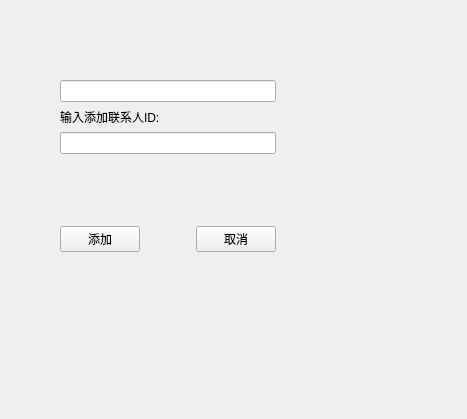
<?xml version="1.0" encoding="UTF-8"?>
<ui version="4.0">
 <class>textContact</class>
 <widget class="QWidget" name="textContact">
  <property name="geometry">
   <rect>
    <x>0</x>
    <y>0</y>
    <width>467</width>
    <height>419</height>
   </rect>
  </property>
  <property name="windowTitle">
   <string>Form</string>
  </property>
  <widget class="QWidget" name="">
   <property name="geometry">
    <rect>
     <x>60</x>
     <y>80</y>
     <width>216</width>
     <height>172</height>
    </rect>
   </property>
   <layout class="QVBoxLayout" name="verticalLayout">
    <item>
     <widget class="QLineEdit" name="UserID">
      <property name="echoMode">
       <enum>QLineEdit::Password</enum>
      </property>
     </widget>
    </item>
    <item>
     <widget class="QLabel" name="label">
      <property name="text">
       <string>输入添加联系人ID:</string>
      </property>
     </widget>
    </item>
    <item>
     <widget class="QLineEdit" name="TextID"/>
    </item>
    <item>
     <spacer name="verticalSpacer">
      <property name="orientation">
       <enum>Qt::Vertical</enum>
      </property>
      <property name="sizeHint" stdset="0">
       <size>
        <width>20</width>
        <height>40</height>
       </size>
      </property>
     </spacer>
    </item>
    <item>
     <layout class="QHBoxLayout" name="horizontalLayout">
      <item>
       <widget class="QPushButton" name="add">
        <property name="text">
         <string>添加</string>
        </property>
       </widget>
      </item>
      <item>
       <spacer name="horizontalSpacer">
        <property name="orientation">
         <enum>Qt::Horizontal</enum>
        </property>
        <property name="sizeHint" stdset="0">
         <size>
          <width>40</width>
          <height>20</height>
         </size>
        </property>
       </spacer>
      </item>
      <item>
       <widget class="QPushButton" name="quit">
        <property name="text">
         <string>取消</string>
        </property>
       </widget>
      </item>
     </layout>
    </item>
   </layout>
  </widget>
 </widget>
 <resources/>
 <connections/>
</ui>
